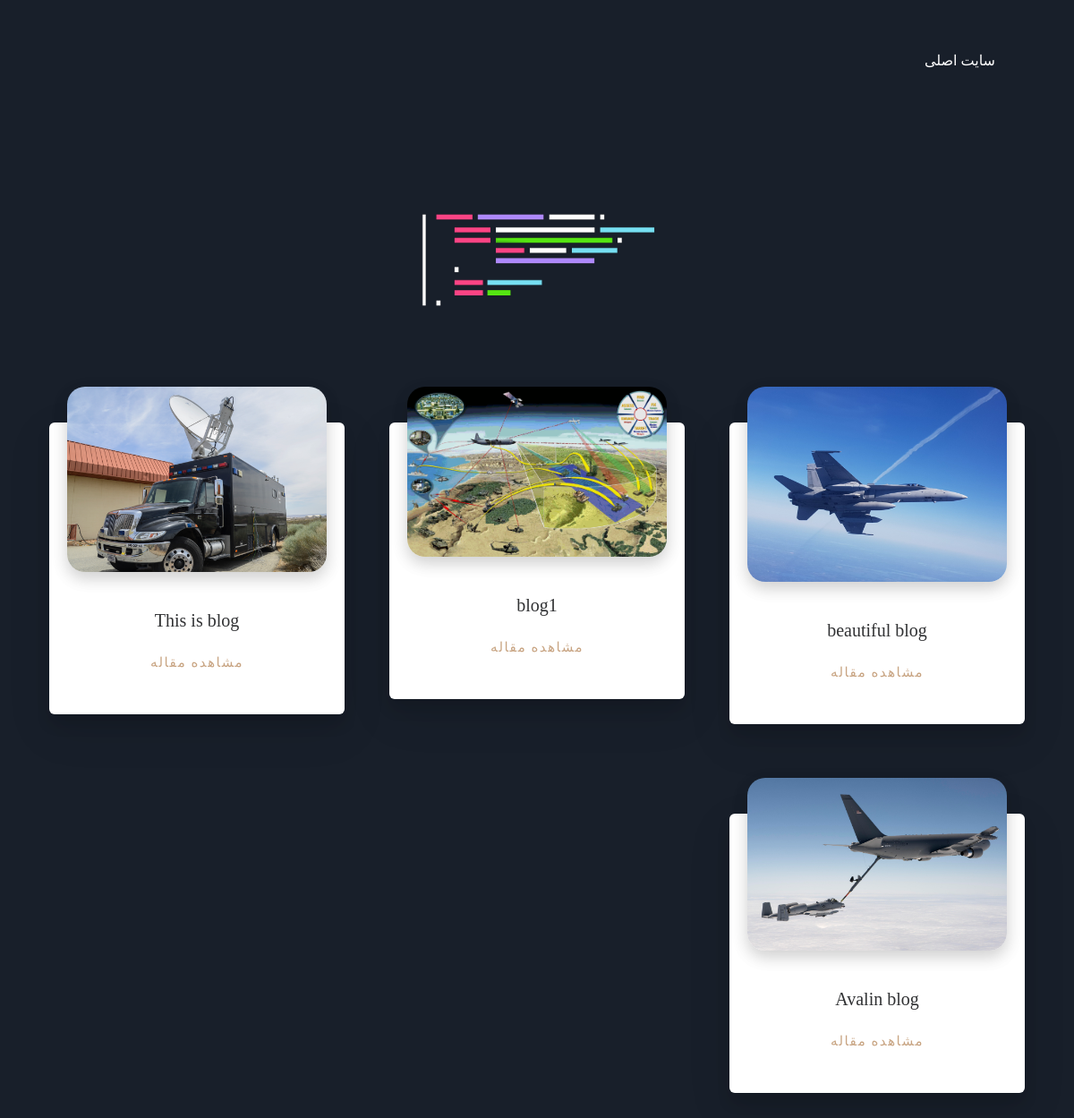
Screenshot of /blog/ with the database file from the repository.
### apps/blog/models.py (models this page shows, shortened)
class Blog(models.Model):
    author = models.ForeignKey(settings.AUTH_USER_MODEL,
                               verbose_name=_('author'),
                               on_delete=models.CASCADE,
                               related_name='blog_author')
    title = models.CharField(verbose_name=_('title'), max_length=200)
    title_image = ImageField(verbose_name=_('title image'), blank=True)
    content = RichTextUploadingField(verbose_name=_('content'))
    likes = models.PositiveIntegerField(verbose_name=_('likes'), default=0)
    is_published = models.BooleanField(verbose_name=_('is published'), default=True)
    publish_date = models.DateTimeField(verbose_name=_('publish date'), auto_now_add=True)
    minute_read = models.PositiveIntegerField(verbose_name=_('minute to read'), default=0)
    updated = models.DateTimeField(verbose_name=_('updated'), auto_now=True)
    slug = models.SlugField(blank=True)
    comments = GenericRelation('Comment')
    files = GenericRelation('File')
    class Meta:
        ordering = ['-publish_date', 'title']
        indexes = [
            models.Index(fields=['author', 'title', '-publish_date']),
            models.Index(fields=['content'], name='content_index'),
        ]
    def get_absolute_url(self):
        return reverse(viewname="blog:blog_detail", kwargs={"slug": self.slug}, host_args=('www',),
                       host='www', scheme=settings.MAIN_SCHEME, port=str(settings.MAIN_PORT))

### apps/blog/views.py (the view)
# urls.py: path('', views.BlogListView.as_view(), name='blog_list'),
class BlogListView(ListView):
    template_name = 'blog/templates/blog/blog_list_view.html'
    model = Blog
    context_object_name = 'blogs'

### apps/core/context_proccessors.py (called while the page is built)
def get_user_ip_and_session_key(request):
    ip_v4 = request.META['REMOTE_ADDR']
    request.session['ip_v4'] = ip_v4
    return {'ip_v4': ip_v4}

### apps/blog/templates/blog/blog_list_view.html (shortened to what this page needs)
{% extends 'base.html' %}
{% load static %}
{% load hosts %}
{% block head %}
    <link rel="stylesheet" href="https://cdn.jsdelivr.net/npm/bootstrap@4.0.0/dist/css/bootstrap.min.css" />
    <link rel="stylesheet" href="{% static 'apps/blog/static/css/style.css' %}" />
    <link rel="stylesheet" href="https://cdnjs.cloudflare.com/ajax/libs/font-awesome/6.0.0-beta2/css/all.min.css" />
{% endblock head %}
{% block content %}
<body>
  <header class="header">
    <nav class="nav-bar">
      <ul>
        <li><a href="{% url 'index' %}">سایت اصلی</a></li>
      </ul>
    </nav>
  </header>
  <section class="intro">
    <div class="intro-img">
      <img src="{% static 'apps/blog/static/image/c3765b39-0651-4ffd-82f9-291a69aabedb-removebg-preview.png' %}" alt="راهکارهای بازاریابی دیجیتال و طراحی وبسایت" />
    </div>
  </section>
  {% if blogs %}
  <div class="container">
    <div class="row">
      {% for blog in blogs %}
      <div class="col-lg-4 col-md-6 col-sm-12">
        <a href="{{ blog.get_absolute_url }}">
          <div class="blog_card">
            <div class="blog_card_image">
              <img src="{% if blog.title_image %}{{ blog.title_image.url }}{% endif %}" alt="{{ blog.title }}" />
            </div>
            <div class="blog_card_content">
              <h3>{{ blog.title }}</h3>
              <p>{{ blog.content|safe|truncatechars:20 }}</p>
              <a href="{{ blog.get_absolute_url }}"><h6>مشاهده مقاله</h6></a>
            </div>
          </div>
      </div>
      {% endfor %}
  {% else %}
  <div align='center'><h1>وبلاگی وجود ندارد</h1></div>
  {% endif %}
{% endblock content %}

### apps/blog/static/css/style.css (style rules this page uses)
:root { --primary-color-dark-blue-1: hsl(217, 28%, 15%); --primary-color-dark-blue-2: hsl(218, 28%, 13%); --primary-color-dark-blue-3: hsl(216, 53%, 9%); --primary-color-dark-blue-4: hsl(219, 30%, 18%); --accent-color-cyan: hsl(176, 68%, 64%); --accent-color-blue: hsl(198, 60%, 50%); --neutral-color-white: hsl(0, 0%, 100%); --padding-sm: 2.5rem 2rem; --padding-md: 3.5rem 3rem; --padding-lg: 4.5rem 4rem; --padding-footer: 15rem 4rem 1rem; --padding-footer-tablet: 20rem 3rem 1rem; --padding-footer-mobile: 25rem 3rem 1rem; }
body { font-family: "Sahel"; background-color: var(--primary-color-dark-blue-2); color: var(--neutral-color-white); direction: rtl; }
.header { display: flex; padding: var(--padding-md); justify-content: right; }
.nav-bar { display: flex; justify-content: center; align-items: center; }
.nav-bar ul li { display: inline-block; margin-left: 1rem; }
a { color: var(--neutral-color-white); text-decoration: none; }
.intro img, .productive img { width: 100%; max-width: 600px; height: auto; }
.intro { display: flex; margin: 0px auto; width: 80%; }
.intro-img { margin: 0px auto; }
.intro>div { width: 50%; }
.blog_card { margin: 50px 10px; position: relative; display: flex; flex-direction: column; min-width: 0; word-wrap: break-word; background-color: #fff; background-clip: border-box; border: none; box-shadow: 0 12px 15px rgba(0, 0, 0, 0.1), 0 17px 50px rgba(0, 0, 0, 0.1); border-radius: 0.375rem; }
.blog_card_image { padding: 20px; }
.blog_card_image img { margin-top: -60px; width: 100%; border-radius: 20px; transition: 0.25s ease-in-out; box-shadow: 0 8px 17px rgba(0, 0, 0, 0.1), 0 6px 20px rgba(0, 0, 0, 0.1); }
.blog_card_content { padding: 16px; }
.blog_card_content h3 { font-size: 20px; line-height: 36px; color: #303133; font-weight: 500; margin-bottom: 20px; letter-spacing: -0.5; }
.blog_card_content p { font-size: 16px; color: #777; line-height: 36px; text-align: justify; }
.blog_card_content a { text-decoration: none; text-align: center; }
.blog_card_content a h6 { font-size: 15px; letter-spacing: 1.5px; font-weight: 500; text-transform: uppercase; color: #c8a482; margin-bottom: 33px; }

### rows the page displays
Blog: title_image (picture), title "beautiful blog"
Blog: title_image (picture), title "blog1"
Blog: title_image (picture), title "This is blog"
Blog: title_image (picture), title "Avalin blog"
